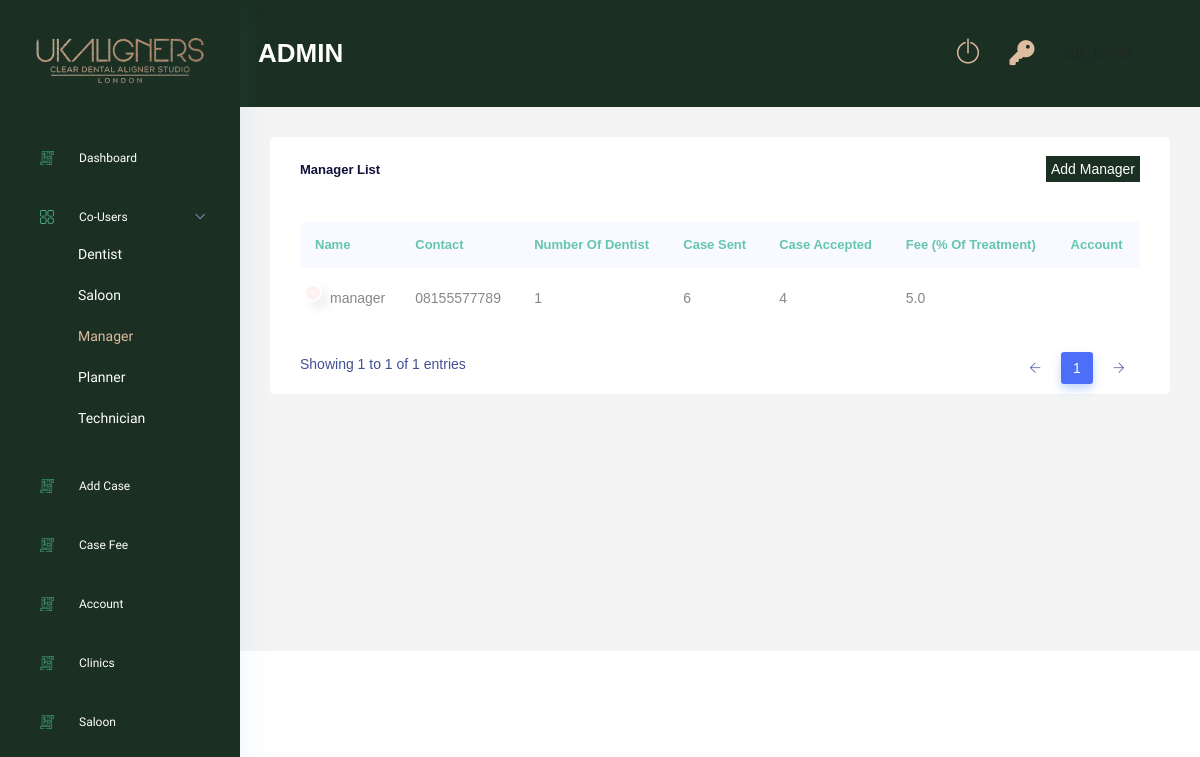
/manager-list/ (signed in), run on the app's committed database.
### Users/models.py (models this page shows, shortened)
class Account(AbstractBaseUser):
    email 					= models.EmailField(verbose_name="email", max_length=60, unique=True)
    username 				= models.CharField(max_length=30)
    date_joined				= models.DateTimeField(verbose_name='date joined', auto_now_add=True)
    last_login				= models.DateTimeField(verbose_name='last login', auto_now=True)
    is_active				= models.BooleanField(default=True)
    is_staff				= models.BooleanField(default=False)
    is_superuser			= models.BooleanField(default=False)
    is_admin				= models.BooleanField(default=False)
    is_manager   			= models.BooleanField(default=False)
    is_planner   			= models.BooleanField(default=False)
    is_technician   		= models.BooleanField(default=False)
    is_dentist      		= models.BooleanField(default=False)
    is_salon           		= models.BooleanField(default=False)
    is_individual     		= models.BooleanField(default=False)
    hide_email				= models.BooleanField(default=True)
    USERNAME_FIELD = 'email'
    REQUIRED_FIELDS = ['username']
    objects = MyAccountManager()

### ManagerRoll/models.py (models this page shows, shortened)
class Manager(models.Model):
    user                    = models.OneToOneField(Users, on_delete=models.CASCADE)
    number                  = models.CharField(max_length=150,null=True,blank=True)
    fee                     = models.FloatField(null=True,blank=True)
    outstanding             = models.BooleanField(default=False)
    class Meta:
        verbose_name_plural = "Managers"

### DentistRoll/models.py (models this page shows, shortened)
class Dentist(models.Model):
    user                    = models.OneToOneField(Users, on_delete=models.CASCADE)
    surname                 = models.CharField(max_length=150,null=True,blank=True)
    number                  = models.CharField(max_length=150,null=True,blank=True)
    clinic                  = models.ManyToManyField(Clinic)
    manager                 = models.ForeignKey(Manager, on_delete=models.DO_NOTHING, null=True, blank=True)
    code                    = models.CharField(max_length=150,null=True,blank=True)
    class Meta:
        verbose_name_plural = "Dentists"

### AdminRoll/views.py (the view)
# urls.py: path('manager-list/',views.manager_list, name='manager_list'),
@login_required(login_url='login')
def manager_list(request):
    if request.user.is_admin:
        manager_obj_list = Manager.objects.filter(user__is_active = True)
        context = {
            'manager_obj_list':manager_obj_list
        }
        return render(request,'adminRoll/manager_list.html',context)
    else:
        return redirect('login')

### AdminRoll/templatetags/manager_case_accepted.py (called while the page is built, shortened)
def manager_case_accepted(id):
    manager_obj = Manager.objects.get(id = id)
    dentist_obj = Dentist.objects.filter(manager = manager_obj)
    Saloon_owner_obj = Saloon_owner.objects.filter(manager = manager_obj)
    total_case = 0
    for dentist in dentist_obj:
        case_obj_accept = Case.objects.filter(dentist = dentist, status = 'accepted')
        case_obj_tc = Case.objects.filter(dentist = dentist, status = 'tc')
        case_obj_treatment = Case.objects.filter(dentist = dentist, status = 'treatment')
        total_case = total_case + len(case_obj_accept)
        total_case = total_case + len(case_obj_tc)
        total_case = total_case + len(case_obj_treatment)
    return total_case

### AdminRoll/templatetags/manager_dentists.py (called while the page is built)
def manager_dentists(id):
    manager_obj = Manager.objects.get(id = id)
    dentist_obj = Dentist.objects.filter(manager = manager_obj)
    Saloon_owner_obj = Saloon_owner.objects.filter(manager = manager_obj)
    total = len(dentist_obj) + len(Saloon_owner_obj)
    print(total)
    return total

### AdminRoll/templatetags/manager_total_cases.py (called while the page is built)
def manager_total_cases(id):
    manager_obj = Manager.objects.get(id = id)
    dentist_obj = Dentist.objects.filter(manager = manager_obj)
    Saloon_owner_obj = Saloon_owner.objects.filter(manager = manager_obj)
    total_case = 0
    for dentist in dentist_obj:
        case_obj = Case.objects.filter(dentist = dentist)
        total_case = total_case + len(case_obj)
    for saloon in Saloon_owner_obj:
        case_obj = Case.objects.filter(saloon_owner = saloon)
        total_case = total_case + len(case_obj)
    print(total_case)
    return total_case

### AdminRoll/templates/adminRoll/manager_list.html (shortened to what this page needs)
{% extends 'base.html' %}
{% load static %}
{% load manager_dentists %}
{% load manager_total_cases %}
{% load manager_case_accepted %}
{% block content %}
<div class="main_content_iner ">
    <div class="container-fluid p-0">
        <div class="row justify-content-center">
            <div class="col-lg-12">
                <div class="white_card card_height_100 mb_30">
                    <div class="white_card_header">
                        <div class="box_header m-0">
                            <div class="main-title">
                                <h3 class="m-0">Manager List</h3>
                            </div>
                            <div class="main-title">
                                <a href="{% url 'AdminRoll:create_user' 'manager' %}" class="add-user-btn">Add Manager</a>
                            </div>
                        </div>
                    </div>
                    <div class="white_card">
                        <div class="QA_section plr_30">
                            <div class="QA_table mb_30">
                                <table class="table lms_table_active ">
                                    <thead>
                                        <tr>
                                            <th scope="col">Name</th>
                                            <th scope="col">Contact</th>
                                            <th scope="col">Number of dentist</th>
                                            <th scope="col">Case sent</th>
                                            <th scope="col">Case accepted</th>
                                            <th scope="col">Fee (% of treatment)</th>
                                            <th scope="col">Account</th>
                                        </tr>
                                    </thead>
                                    <tbody>
                                        {% for obj in manager_obj_list %}
                                        <tr>
                                            <td>{{ obj.user.username }}</td>
                                            <td>{{ obj.number }}</td>
                                            <td>{{obj.id|manager_dentists}}</td>
                                            <td>{{obj.id|manager_total_cases}}</td>
                                            <td>{{obj.id|manager_case_accepted}}</td>
                                            <td>{{ obj.fee }}</td>
                                            <td></td>
                                        </tr>
                                        {% endfor %}
                                    </tbody>
                                </table>
                            </div>
                        </div>
                    </div>
                </div>
            </div>
        </div>
    </div>
</div>
{% endblock %}

### templates/layout/navbar.html (shortened to what this page needs)
{% load static %}
<div class="container-fluid g-0">
    <div class="row">
        <div class="col-lg-12 p-0 ">
            <div class="header_iner d-flex justify-content-between align-items-center"
                 style="background: rgb(27, 48, 34)">
                <div class="serach_field-area d-flex align-items-center">
                    <div>
                        <h3 class="mt-2" style="color: white;text-transform: uppercase;">{{ request.user.username }}</h3>
                    </div>
                </div>
                <div class="header_right d-flex justify-content-between align-items-center">
                    <div class="header_notification_warp d-flex align-items-center">
                        <li>
                            <a class="" style="color: #DDBC9FFF" href="{% url 'logout' %}"> <i
                                    class="ti-power-off" style="font-size:25px"></i></a>
                        </li>
                        <li>
                            <a class="" style="color: #DDBC9FFF" href="{% url 'password_reset' %}"> <i
                                    class="fa fa-key"
                                    aria-hidden="true" style="font-size:25px"></i></a>
                        </li>
                        <li>
                        </li>
                    </div>
                </div>
            </div>
        </div>
    </div>
</div>

### static/css/index.css (style rules this page uses)
.add-user-btn { background-color: rgb(27, 48, 34); color: white; padding: 5px; }

### data on the page
Account: user.username "ADMIN"
Manager: user.username "manager", number "08155577789", id|manager_dentists "1", id|manager_total_cases "6", id|manager_case_accepted "4", fee "5.0"
